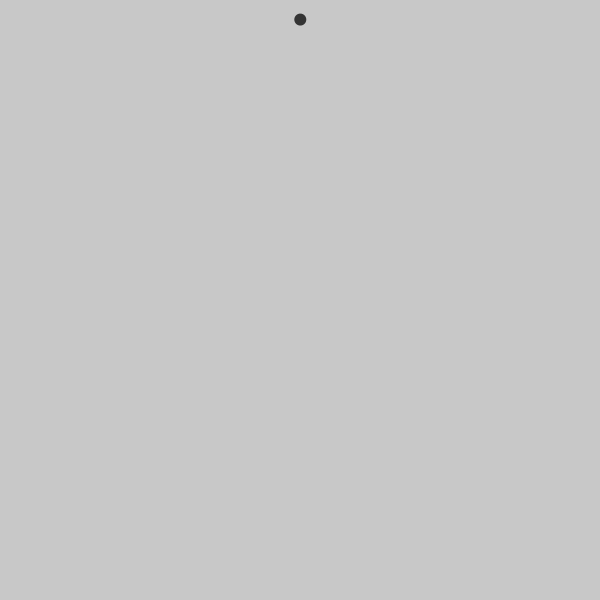
Frame 1 (no input)
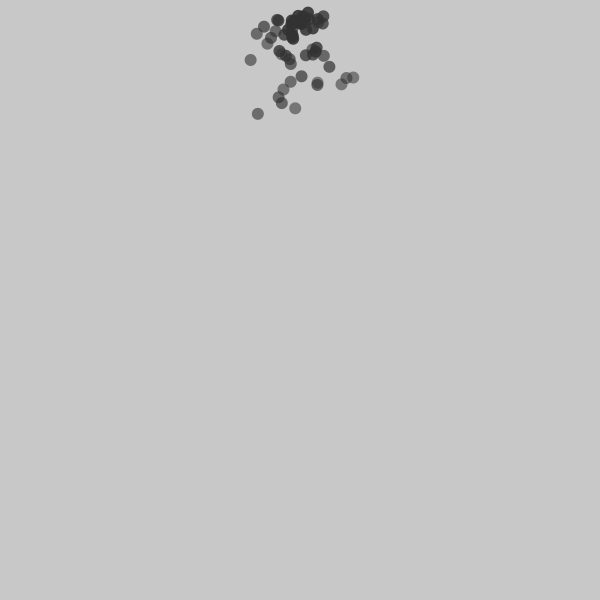
Frame 60 (the mouse pressed at the canvas centre just before this capture)
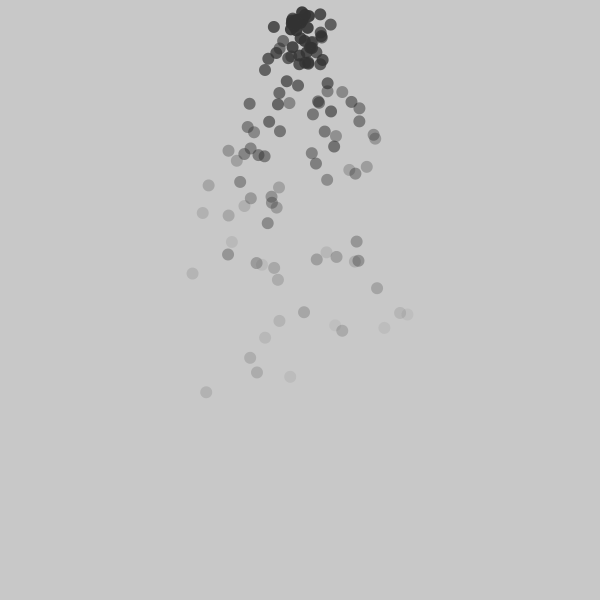
Frame 120 (the mouse held since frame 60 and released just before this capture)

The Processing sketch that drew these frames (run headless with seeded random() and noise(); from frame 60 on, the mouse is pressed at the canvas centre):

// Processing sketch: Example_04_03_youtube
// ── Example_04_03_youtube.pde
ParticleSystem ps;

void setup() {
  size(600, 600);
  ps = new ParticleSystem();
}

void draw() {
  background(200);
  ps.addParticle();
  ps.run();
}

// ── Particle.pde
class Particle {
  PVector pos;
  PVector vel;
  PVector acc;
  
  float lifespan;
  
  Particle() {
    acc = new PVector(0, 0.05);
    vel = new PVector(random(-1, 1), random(-1,1));
    pos = new PVector(width/2, 20);
    
    lifespan = 255;
  }
  
  void update() {
    vel.add(acc);
    pos.add(vel);
    lifespan -= 2;
  }
  
  boolean isDead() {
    if (lifespan <= 0) {
      return true;
    } else {
      return false;
    }
  }
  
  void display() {
    //stroke(0, lifespan);
    //strokeWeight(2);
    noStroke();
    fill(50, lifespan);
    ellipse(pos.x, pos.y, 12, 12);
  }
}

// ── ParticleSystem.pde
class ParticleSystem {
  ArrayList<Particle> particles;

  ParticleSystem() {
    particles = new ArrayList<Particle>();
  }

  void run() {

    for (int i = particles.size()-1; i >= 0; i--) {
      Particle p = particles.get(i);
      p.update();
      p.display();

      if (p.isDead()) {
        particles.remove(i);
      }
    }
  }

  void addParticle() {
    particles.add(new Particle());
  }
}
